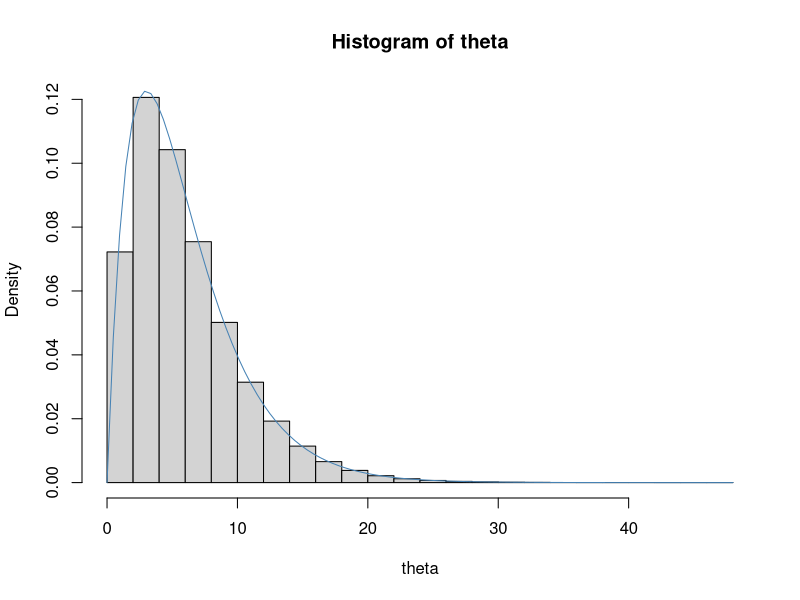
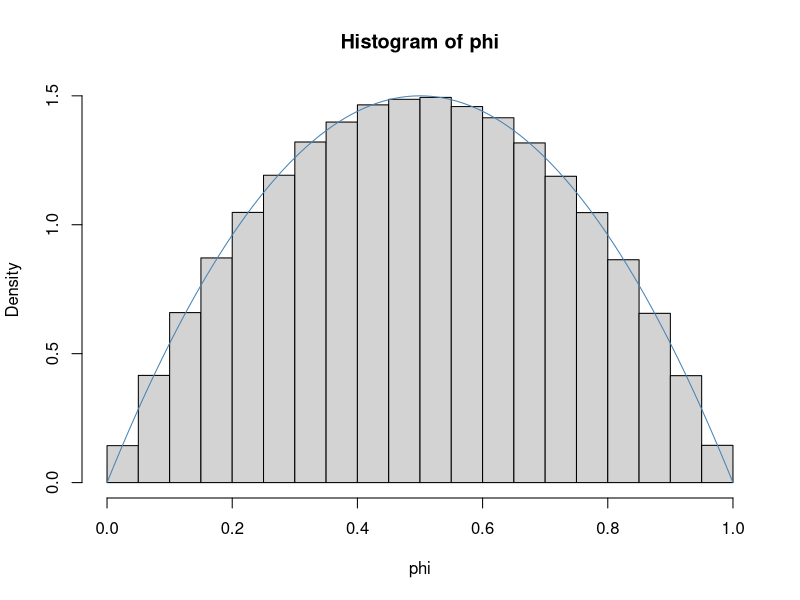
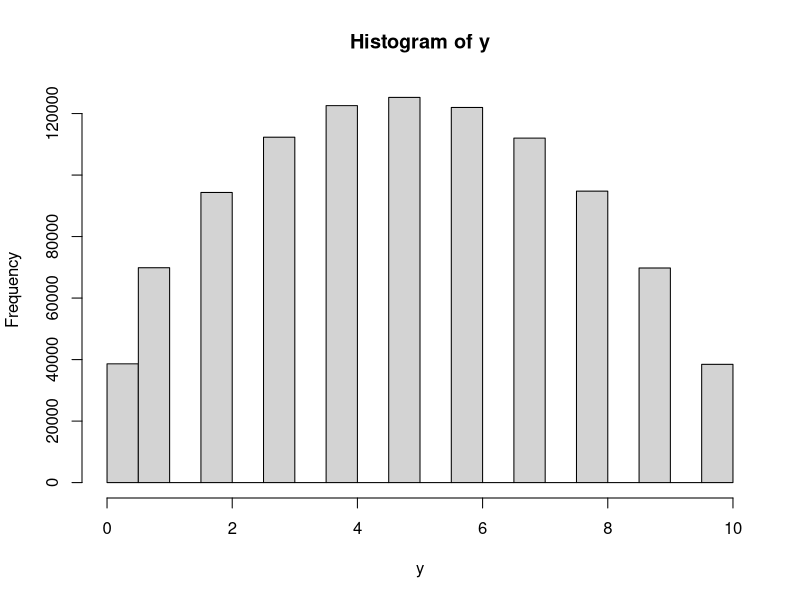
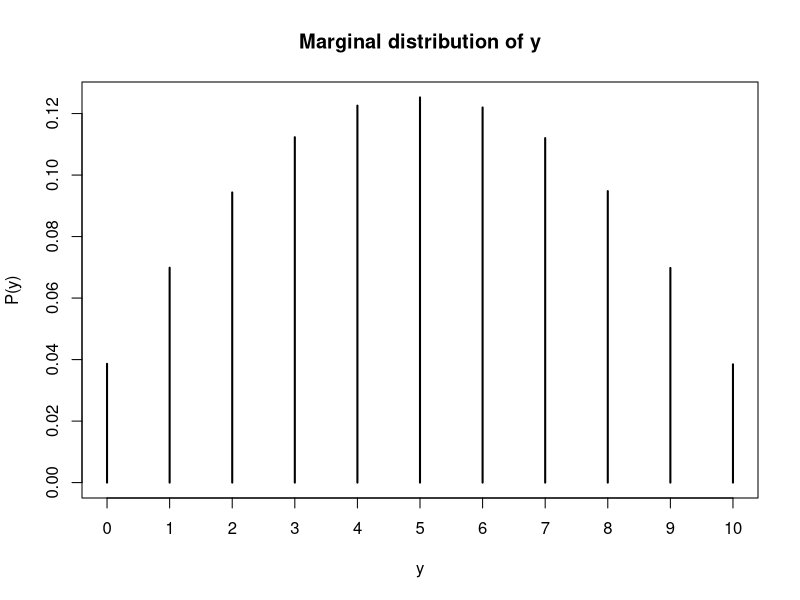

Source code (R) for these figures, in order:
SEED = 32
set.seed(SEED)


m = 1e6
a = 2.
b = 1. / 3.

theta = rgamma(m, a, b)
hist(theta, freq=FALSE)
curve(dgamma(x, a, b), col="steelblue", add=TRUE)


theta.mean = mean(theta)
theta.var = var(theta)
theta.sd = sd(theta)

cat("\n", "Estimated mean:", theta.mean, "\n", "Estimated variance:", theta.var, "\n")
cat("\n", "True mean:", a/b, "\n", "True variance:", a/b^2, "\n")

mean(theta < 5.)
pgamma(5., a, b)

quantile(theta, probs=.9)
qgamma(.9, a, b)


get_std_error = function(x){
  1.96 * sd(x) / sqrt(length(x))
}

get_std_error(theta)
get_std_error(theta < 5)


a = 2
b = 2
s = 10
phi = rbeta(m, a, b)
hist(phi, freq = FALSE)
curve(dbeta(x, a, b), col="steelblue", add=TRUE)

y = rbinom(m, s, prob=phi)
hist(y)
mean(y)
plot(prop.table(table(y)), ylab="P(y)", main="Marginal distribution of y")
